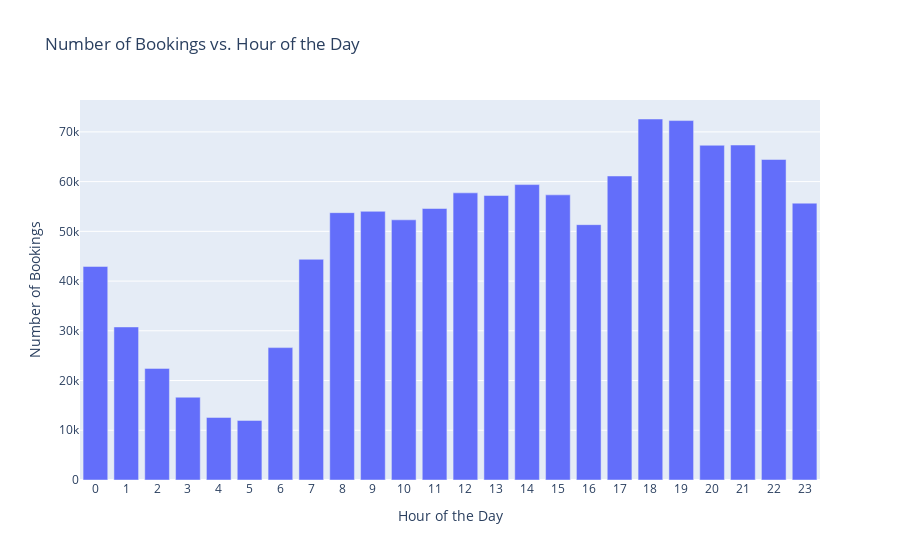

Source (notebook cell):
### Code cell
# Rush Hours or Not based on time
import plotly.express as px

n_bookings_per_hour = df_train['pickup_datetime_hour'].value_counts().reset_index()
n_bookings_per_hour.columns = ['Hour of the Day', 'Number of Bookings']
n_bookings_per_hour = n_bookings_per_hour.sort_values(by='Hour of the Day')

fig = px.bar(n_bookings_per_hour, x='Hour of the Day', y='Number of Bookings', 
             labels={'Hour of the Day': 'Hour of the Day', 'Number of Bookings': 'Number of Bookings'},
             title='Number of Bookings vs. Hour of the Day')
fig.update_xaxes(tickmode='linear', dtick=1)

fig.show()

### Figure 1 — Plotly figure (JSON) as saved in the notebook; plotly's stock layout.template omitted (floating-point values rounded to 4 significant figures)
{"data": [{"alignmentgroup": "True", "hovertemplate": "Hour of the Day=%{x}<br>Number of Bookings=%{y}<extra></extra>", "legendgroup": "", "marker": {"color": "#636efa", "pattern": {"shape": ""}}, "name": "", "offsetgroup": "", "orientation": "v", "showlegend": false, "textposition": "auto", "type": "bar", "x": [0, 1, 2, 3, 4, 5, 6, 7, 8, 9, 10, 11, 12, 13, 14, 15, 16, 17, 18, 19, 20, 21, 22, 23], "xaxis": "x", "y": [42947, 30778, 22446, 16648, 12582, 11982, 26621, 44378, 53761, 54029, 52319, 54595, 57742, 57203, 59406, 57336, 51347, 61133, 72593, 72277, 67310, 67361, 64454, 55667], "yaxis": "y"}], "layout": {"barmode": "relative", "legend": {"tracegroupgap": 0}, "title": {"text": "Number of Bookings vs. Hour of the Day"}, "xaxis": {"anchor": "y", "domain": [0, 1], "dtick": 1, "tickmode": "linear", "title": {"text": "Hour of the Day"}}, "yaxis": {"anchor": "x", "domain": [0, 1], "title": {"text": "Number of Bookings"}}}}
